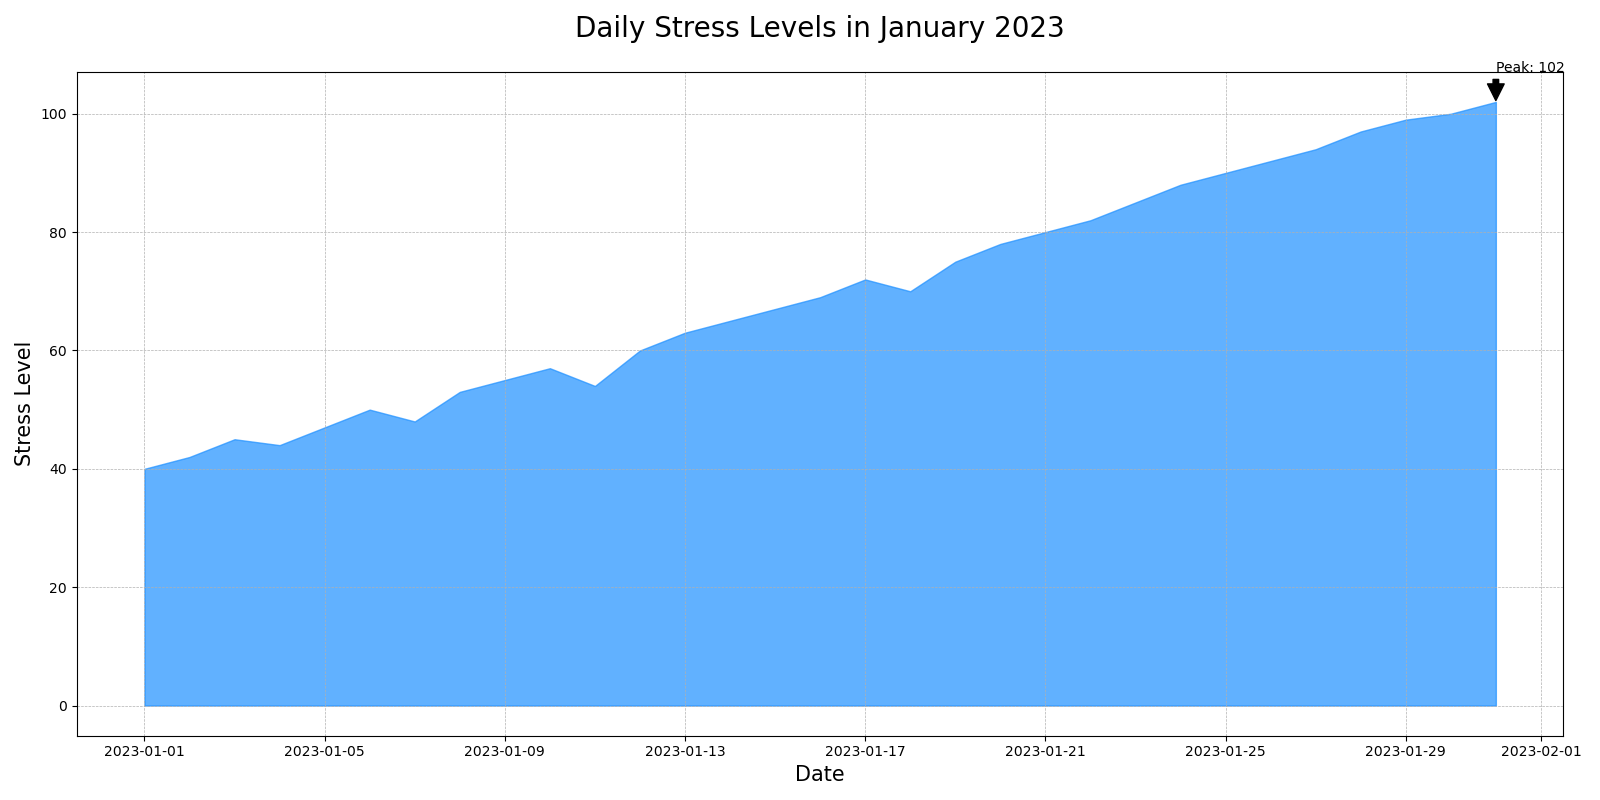

The script that drew this image:

import matplotlib.pyplot as plt
import pandas as pd

data = {
    "Date": pd.date_range(start="2023-01-01", end="2023-01-31"),
    "Stress Level": [40, 42, 45, 44, 47, 50, 48, 53, 55, 57, 54, 60, 63, 65, 67, 69, 72, 70, 75, 78, 80, 82, 85, 88, 90, 92, 94, 97, 99, 100, 102]
}

df = pd.DataFrame(data)

plt.figure(figsize=(16, 8))
plt.fill_between(df["Date"], df["Stress Level"], color="#1E90FF", alpha=0.7)

plt.title("Daily Stress Levels in January 2023", fontsize=20, pad=25)
plt.xlabel("Date", fontsize=15)
plt.ylabel("Stress Level", fontsize=15)

max_value = df["Stress Level"].max()
max_date = df.loc[df["Stress Level"].idxmax(), "Date"]
plt.annotate(f"Peak: {max_value}", xy=(max_date, max_value), xytext=(max_date, max_value+5),
             arrowprops=dict(facecolor='black', shrink=0.05))

plt.grid(True, which='both', linestyle='--', linewidth=0.5)
plt.tight_layout()

plt.show()
